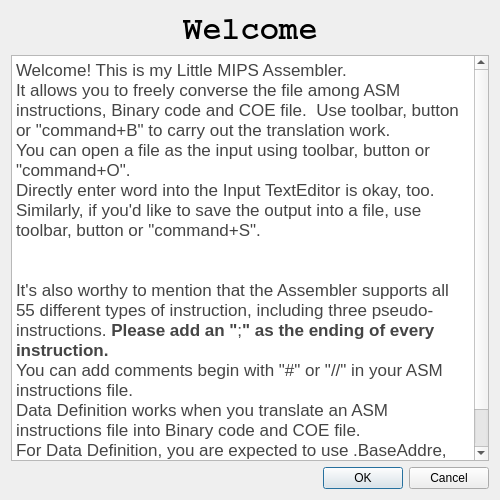
<?xml version="1.0" encoding="UTF-8"?>
<ui version="4.0">
 <class>WelcomeWindow</class>
 <widget class="QDialog" name="WelcomeWindow">
  <property name="geometry">
   <rect>
    <x>0</x>
    <y>0</y>
    <width>500</width>
    <height>500</height>
   </rect>
  </property>
  <property name="windowTitle">
   <string>Dialog</string>
  </property>
  <property name="windowIcon">
   <iconset resource="icon.qrc">
    <normaloff>:/appIcon/MyIcon.icns</normaloff>:/appIcon/MyIcon.icns</iconset>
  </property>
  <layout class="QVBoxLayout" name="verticalLayout_2">
   <item>
    <layout class="QVBoxLayout" name="verticalLayout">
     <item>
      <layout class="QHBoxLayout" name="horizontalLayout">
       <item>
        <spacer name="horizontalSpacer">
         <property name="orientation">
          <enum>Qt::Horizontal</enum>
         </property>
         <property name="sizeHint" stdset="0">
          <size>
           <width>40</width>
           <height>20</height>
          </size>
         </property>
        </spacer>
       </item>
       <item>
        <widget class="QLabel" name="label">
         <property name="font">
          <font>
           <family>Courier</family>
           <pointsize>24</pointsize>
           <weight>75</weight>
           <bold>true</bold>
          </font>
         </property>
         <property name="text">
          <string>Welcome</string>
         </property>
        </widget>
       </item>
       <item>
        <spacer name="horizontalSpacer_2">
         <property name="orientation">
          <enum>Qt::Horizontal</enum>
         </property>
         <property name="sizeHint" stdset="0">
          <size>
           <width>40</width>
           <height>20</height>
          </size>
         </property>
        </spacer>
       </item>
      </layout>
     </item>
     <item>
      <widget class="QTextBrowser" name="textBrowser">
       <property name="font">
        <font>
         <family>Helvetica Neue</family>
        </font>
       </property>
       <property name="html">
        <string>&lt;!DOCTYPE HTML PUBLIC &quot;-//W3C//DTD HTML 4.0//EN&quot; &quot;http://www.w3.org/TR/REC-html40/strict.dtd&quot;&gt;
&lt;html&gt;&lt;head&gt;&lt;meta name=&quot;qrichtext&quot; content=&quot;1&quot; /&gt;&lt;style type=&quot;text/css&quot;&gt;
p, li { white-space: pre-wrap; }
&lt;/style&gt;&lt;/head&gt;&lt;body style=&quot; font-family:'Helvetica Neue'; font-size:13pt; font-weight:400; font-style:normal;&quot;&gt;
&lt;p style=&quot; margin-top:0px; margin-bottom:0px; margin-left:0px; margin-right:0px; -qt-block-indent:0; text-indent:0px;&quot;&gt;&lt;span style=&quot; color:#454545;&quot;&gt;Welcome! This is my Little MIPS Assembler.&lt;/span&gt;&lt;/p&gt;
&lt;p style=&quot; margin-top:0px; margin-bottom:0px; margin-left:0px; margin-right:0px; -qt-block-indent:0; text-indent:0px;&quot;&gt;&lt;span style=&quot; color:#454545;&quot;&gt;It allows you to freely converse the file among ASM instructions&lt;/span&gt;&lt;span style=&quot; font-family:'.PingFang SC'; color:#454545;&quot;&gt;,&lt;/span&gt;&lt;span style=&quot; color:#454545;&quot;&gt; Binary code and COE file.  Use toolbar&lt;/span&gt;&lt;span style=&quot; font-family:'.PingFang SC'; color:#454545;&quot;&gt;,&lt;/span&gt;&lt;span style=&quot; color:#454545;&quot;&gt; button or &amp;quot;command+B&amp;quot; to carry out the translation work.&lt;/span&gt;&lt;/p&gt;
&lt;p style=&quot; margin-top:0px; margin-bottom:0px; margin-left:0px; margin-right:0px; -qt-block-indent:0; text-indent:0px;&quot;&gt;&lt;span style=&quot; color:#454545;&quot;&gt;You can open a file as the input using toolbar&lt;/span&gt;&lt;span style=&quot; font-family:'.PingFang SC'; color:#454545;&quot;&gt;,&lt;/span&gt;&lt;span style=&quot; color:#454545;&quot;&gt; button or &amp;quot;command+O&amp;quot;.&lt;/span&gt;&lt;/p&gt;
&lt;p style=&quot; margin-top:0px; margin-bottom:0px; margin-left:0px; margin-right:0px; -qt-block-indent:0; text-indent:0px;&quot;&gt;&lt;span style=&quot; color:#454545;&quot;&gt;Directly enter word into the Input TextEditor is okay&lt;/span&gt;&lt;span style=&quot; font-family:'.PingFang SC'; color:#454545;&quot;&gt;,&lt;/span&gt;&lt;span style=&quot; color:#454545;&quot;&gt; too.&lt;/span&gt;&lt;/p&gt;
&lt;p style=&quot; margin-top:0px; margin-bottom:0px; margin-left:0px; margin-right:0px; -qt-block-indent:0; text-indent:0px;&quot;&gt;&lt;span style=&quot; color:#454545;&quot;&gt;Similarly&lt;/span&gt;&lt;span style=&quot; font-family:'.PingFang SC'; color:#454545;&quot;&gt;,&lt;/span&gt;&lt;span style=&quot; color:#454545;&quot;&gt; if you'd like to save the output into a file&lt;/span&gt;&lt;span style=&quot; font-family:'.PingFang SC'; color:#454545;&quot;&gt;,&lt;/span&gt;&lt;span style=&quot; color:#454545;&quot;&gt; use toolbar&lt;/span&gt;&lt;span style=&quot; font-family:'.PingFang SC'; color:#454545;&quot;&gt;,&lt;/span&gt;&lt;span style=&quot; color:#454545;&quot;&gt; button or &amp;quot;command+S&amp;quot;.&lt;/span&gt;&lt;/p&gt;
&lt;p style=&quot; margin-top:0px; margin-bottom:0px; margin-left:0px; margin-right:0px; -qt-block-indent:0; text-indent:0px;&quot;&gt;&lt;span style=&quot; color:#454545;&quot;&gt;&lt;br /&gt;&lt;/span&gt;&lt;/p&gt;
&lt;p style=&quot; margin-top:0px; margin-bottom:0px; margin-left:0px; margin-right:0px; -qt-block-indent:0; text-indent:0px;&quot;&gt;&lt;span style=&quot; color:#454545;&quot;&gt;It's also worthy to mention that the Assembler supports all 55 different types of instruction&lt;/span&gt;&lt;span style=&quot; font-family:'.PingFang SC'; color:#454545;&quot;&gt;,&lt;/span&gt;&lt;span style=&quot; color:#454545;&quot;&gt; including three pseudo-instructions. &lt;/span&gt;&lt;span style=&quot; font-weight:600; color:#454545;&quot;&gt;Please add an &amp;quot;&lt;/span&gt;&lt;span style=&quot; font-family:'.PingFang SC'; color:#454545;&quot;&gt;;&lt;/span&gt;&lt;span style=&quot; font-weight:600; color:#454545;&quot;&gt;&amp;quot; as the ending of every instruction.&lt;/span&gt;&lt;/p&gt;
&lt;p style=&quot; margin-top:0px; margin-bottom:0px; margin-left:0px; margin-right:0px; -qt-block-indent:0; text-indent:0px;&quot;&gt;&lt;span style=&quot; color:#454545;&quot;&gt;You can add comments begin with &amp;quot;#&amp;quot; or &amp;quot;//&amp;quot; in your ASM instructions file.&lt;/span&gt;&lt;/p&gt;
&lt;p style=&quot; margin-top:0px; margin-bottom:0px; margin-left:0px; margin-right:0px; -qt-block-indent:0; text-indent:0px;&quot;&gt;&lt;span style=&quot; color:#454545;&quot;&gt;Data Definition works when you translate an ASM instructions file into Binary code and COE file.&lt;/span&gt;&lt;/p&gt;
&lt;p style=&quot; margin-top:0px; margin-bottom:0px; margin-left:0px; margin-right:0px; -qt-block-indent:0; text-indent:0px;&quot;&gt;&lt;span style=&quot; color:#454545;&quot;&gt;For Data Definition&lt;/span&gt;&lt;span style=&quot; font-family:'.PingFang SC'; color:#454545;&quot;&gt;,&lt;/span&gt;&lt;span style=&quot; color:#454545;&quot;&gt; you are expected to use .BaseAddre&lt;/span&gt;&lt;span style=&quot; font-family:'.PingFang SC'; color:#454545;&quot;&gt;,&lt;/span&gt;&lt;span style=&quot; color:#454545;&quot;&gt; .baseAddre&lt;/span&gt;&lt;span style=&quot; font-family:'.PingFang SC'; color:#454545;&quot;&gt;,&lt;/span&gt;&lt;span style=&quot; color:#454545;&quot;&gt; .DataAddre&lt;/span&gt;&lt;span style=&quot; font-family:'.PingFang SC'; color:#454545;&quot;&gt;,&lt;/span&gt;&lt;span style=&quot; color:#454545;&quot;&gt; .dataAddre&lt;/span&gt;&lt;span style=&quot; font-family:'.PingFang SC'; color:#454545;&quot;&gt;,&lt;/span&gt;&lt;span style=&quot; color:#454545;&quot;&gt; .DD&lt;/span&gt;&lt;span style=&quot; font-family:'.PingFang SC'; color:#454545;&quot;&gt;,&lt;/span&gt;&lt;span style=&quot; color:#454545;&quot;&gt; .dd&lt;/span&gt;&lt;span style=&quot; font-family:'.PingFang SC'; color:#454545;&quot;&gt;,&lt;/span&gt;&lt;span style=&quot; color:#454545;&quot;&gt; .DW&lt;/span&gt;&lt;span style=&quot; font-family:'.PingFang SC'; color:#454545;&quot;&gt;,&lt;/span&gt;&lt;span style=&quot; color:#454545;&quot;&gt; .dw&lt;/span&gt;&lt;span style=&quot; font-family:'.PingFang SC'; color:#454545;&quot;&gt;,&lt;/span&gt;&lt;span style=&quot; color:#454545;&quot;&gt; .DB and .db.&lt;/span&gt; &lt;/p&gt;&lt;/body&gt;&lt;/html&gt;</string>
       </property>
      </widget>
     </item>
     <item>
      <widget class="QDialogButtonBox" name="buttonBox">
       <property name="orientation">
        <enum>Qt::Horizontal</enum>
       </property>
       <property name="standardButtons">
        <set>QDialogButtonBox::Cancel|QDialogButtonBox::Ok</set>
       </property>
      </widget>
     </item>
    </layout>
   </item>
  </layout>
 </widget>
 <resources>
  <include location="icon.qrc"/>
 </resources>
 <connections>
  <connection>
   <sender>buttonBox</sender>
   <signal>rejected()</signal>
   <receiver>WelcomeWindow</receiver>
   <slot>reject()</slot>
   <hints>
    <hint type="sourcelabel">
     <x>316</x>
     <y>260</y>
    </hint>
    <hint type="destinationlabel">
     <x>286</x>
     <y>274</y>
    </hint>
   </hints>
  </connection>
  <connection>
   <sender>buttonBox</sender>
   <signal>accepted()</signal>
   <receiver>WelcomeWindow</receiver>
   <slot>accept()</slot>
   <hints>
    <hint type="sourcelabel">
     <x>248</x>
     <y>254</y>
    </hint>
    <hint type="destinationlabel">
     <x>157</x>
     <y>274</y>
    </hint>
   </hints>
  </connection>
 </connections>
</ui>
